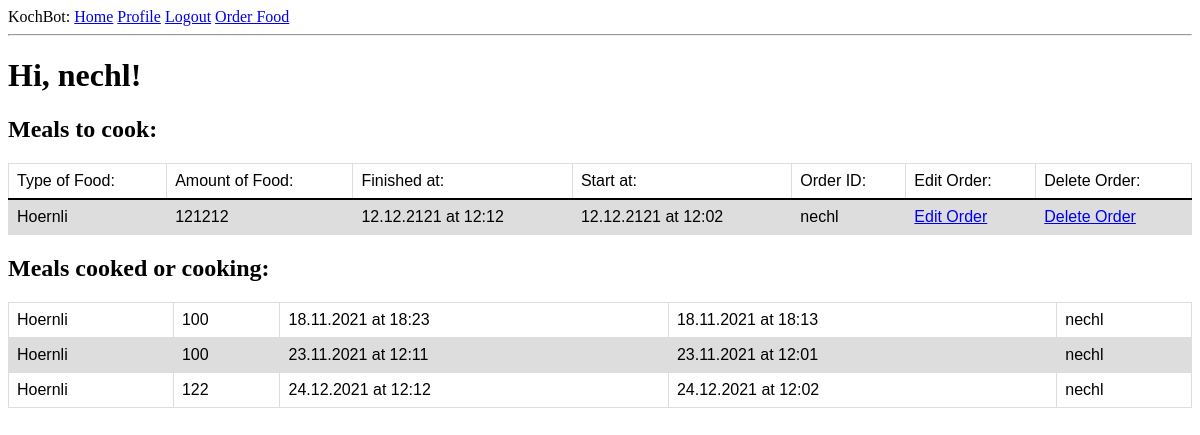
Before: /index (signed in) with the older database file.
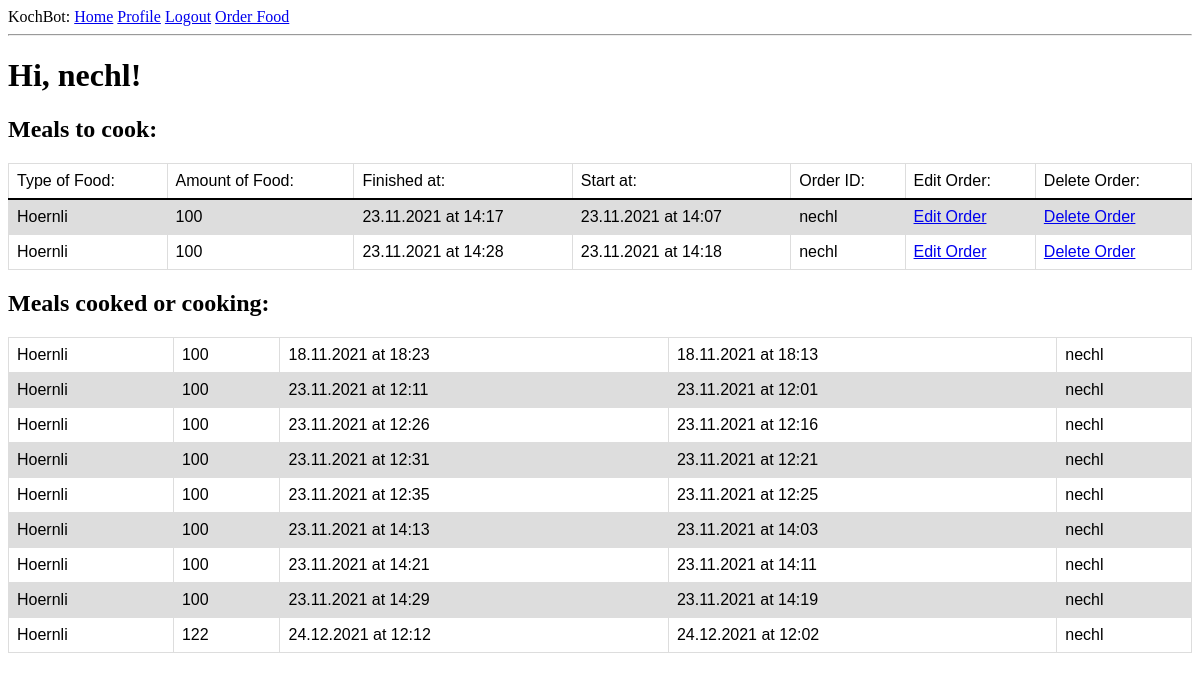
After: the same page with the newer database file.
### app/models.py (models this page shows, shortened)
class User(UserMixin, db.Model):
    id = db.Column(db.Integer, primary_key=True)
    username = db.Column(db.String(64), index=True, unique=True)
    email = db.Column(db.String(120), index=True, unique=True)
    password_hash = db.Column(db.String(128))
    orders = db.relationship('Order', backref='author', lazy='dynamic')

class Order(db.Model):
    id = db.Column(db.Integer, primary_key = True)
    food = db.Column(db.String(140))
    timestamp = db.Column(db.DateTime,  default=datetime.utcnow)
    amount = db.Column(db.Integer())
    finished_at = db.Column(db.DateTime, index = True)
    start_at = db.Column(db.DateTime)
    user_id = db.Column(db.Integer, db.ForeignKey('user.id'))
    cooking = db.Column(db.Boolean, default = False)

### app/routes.py (the view)
@app.route('/')
@app.route('/index')
@login_required
def index():
    orders = Order.query.filter_by(cooking = False).order_by(Order.finished_at.asc()).all()
    orders_cooked = Order.query.filter_by(cooking = True).order_by(Order.finished_at.asc()).all()
    return render_template('index.html', title='Home', orders=orders, orders_cooked = orders_cooked)

### app/models.py (called while the page is built)
@login.user_loader
def load_user(id):
    return User.query.get(int(id))

### app/templates/index.html
{% extends "base.html" %}
{% block content %}
    <div class="MainContent">
        <h1>Hi, {{ current_user.username }}!</h1>
        <h2>Meals to cook:</h2>
        <table id="orders">
            <tr id="orders_header">
                <th id="orders_header">Type of Food:</th>
                <th id="orders_header">Amount of Food:</th>
                <th id="orders_header">Finished at:</th>
                <th id="orders_header">Start at:</th>
                <th id="orders_header">Order ID:</th>
                <th id="orders_header">Edit Order:</th>
                <th id="orders_header">Delete Order:</th>
            </tr>
            {% for order in orders %}
                {% include '_order.html' %}
            {% endfor %}
        </table>
        <h2>Meals cooked or cooking:</h2>
        <table id="orders">
            {% for order in orders_cooked %}
                {% include '_order_cooked.html' %}
            {% endfor %}
        </table>
    </div>
{% endblock %}

### app/templates/base.html (shortened to what this page needs)
<html>
    <head>
        <link rel="stylesheet" href=" {{ url_for('static', filename='style/style.css') }}">
    </head>
    <body>
        <div>
            KochBot:
                <a href="{{ url_for('index') }}">Home</a>
                {% if current_user.is_anonymous %}
                <a href="{{ url_for('login') }}">Login</a>
                {% else %}
                <a href="{{ url_for('user', username=current_user.username) }}">Profile</a>
                <a href="{{ url_for('logout') }}">Logout</a>
                {% endif %}
                <a href="{{ url_for('order') }}">Order Food</a>
        </div>
        <hr>
        {% block content %}{% endblock %}
    </body>
</html>

### app/templates/_order.html
<tr id="orders">
    <th id="orders">{{ order.food }}</th>
    <th id="orders">{{ order.amount }}</th>
    <th id="orders">{{ order.finished_at.strftime("%d.%m.%Y at %H:%M") }}</th>
    <th id="orders">{{ order.start_at.strftime("%d.%m.%Y at %H:%M") }}</th>
    <th id="orders">{{ order.user_id }}</th>
    <th id="orders"><a href="{{ url_for('edit_order', id=order.id) }}">Edit Order</a></th>
    <th id="orders"><a href="{{ url_for('delete_order', id=order.id) }}">Delete Order</a></th>
</tr>

### app/templates/_order_cooked.html
<tr id="orders">
    <th id="orders">{{ order.food }}</th>
    <th id="orders">{{ order.amount }}</th>
    <th id="orders">{{ order.finished_at.strftime("%d.%m.%Y at %H:%M") }}</th>
    <th id="orders">{{ order.start_at.strftime("%d.%m.%Y at %H:%M") }}</th>
    <th id="orders">{{ order.user_id }}</th>
</tr>

### app/static/style/style.css (style rules this page uses)
table#orders { font-family: Arial, sans-serif; font-style:normal; border-collapse: collapse; width: 100%; }
td#orders, th#orders, th#orders_header { border: 1px solid #dddddd; text-align: left; padding: 8px; font-weight: normal; }
tr#orders_header { font-weight: bold; border-bottom: 2px solid black; }
tr#orders:nth-child(even) { background-color: #dddddd; }
.MainContent { background-color: white; }

Changed rows visible on the page:
removed Order: food "Hoernli", amount "121212", finished_at "12.12.2121 at 12:12", start_at "12.12.2121 at 12:02", user_id "nechl", shown under "Meals to cook:"
added Order: food "Hoernli", amount "100", finished_at "23.11.2021 at 14:17", start_at "23.11.2021 at 14:07", user_id "nechl", shown under "Meals to cook:"
added Order: food "Hoernli", amount "100", finished_at "23.11.2021 at 14:28", start_at "23.11.2021 at 14:18", user_id "nechl", shown under "Meals to cook:"
added Order: food "Hoernli", amount "100", finished_at "23.11.2021 at 12:26", start_at "23.11.2021 at 12:16", user_id "nechl", shown under "Meals cooked or cooking:"
added Order: food "Hoernli", amount "100", finished_at "23.11.2021 at 12:31", start_at "23.11.2021 at 12:21", user_id "nechl", shown under "Meals cooked or cooking:"
added Order: food "Hoernli", amount "100", finished_at "23.11.2021 at 12:35", start_at "23.11.2021 at 12:25", user_id "nechl", shown under "Meals cooked or cooking:"
added Order: food "Hoernli", amount "100", finished_at "23.11.2021 at 14:13", start_at "23.11.2021 at 14:03", user_id "nechl", shown under "Meals cooked or cooking:"
added Order: food "Hoernli", amount "100", finished_at "23.11.2021 at 14:21", start_at "23.11.2021 at 14:11", user_id "nechl", shown under "Meals cooked or cooking:"
added Order: food "Hoernli", amount "100", finished_at "23.11.2021 at 14:29", start_at "23.11.2021 at 14:19", user_id "nechl", shown under "Meals cooked or cooking:"
